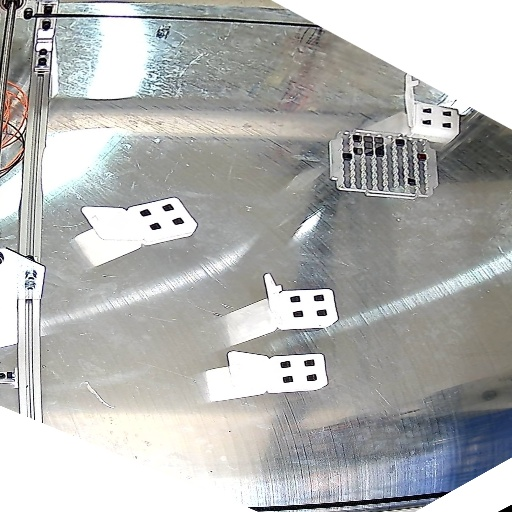
#> input picture src/machine_learning/ml_guess.jpg, 512 x 512 px
$ python -i ClamshellSlotExtraction.py   (imports and definitions only)
#> lines starting #> are read from the running program, lines starting #| are printed output that depends on the picture; after the words box and inside, x2 and y2 are one past the last pixel; in counts of white or black regions, pixels touching at a corner belong together
import cv2


def extract_slots(clamshell):
#> called with clamshell = 'ml_guess.jpg'
    img = cv2.imread(clamshell)
#> img is the input picture: shape (512, 512, 3); mean B, G, R 177.7, 179.1, 178.2
    gray = cv2.cvtColor(img, cv2.COLOR_BGR2GRAY)
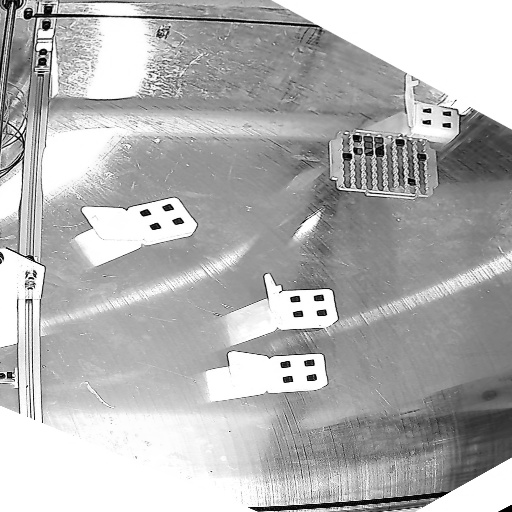
#> gray: shape (512, 512); min 0, max 255, mean 178.7
    blur = cv2.GaussianBlur(gray, (5, 5), 0)
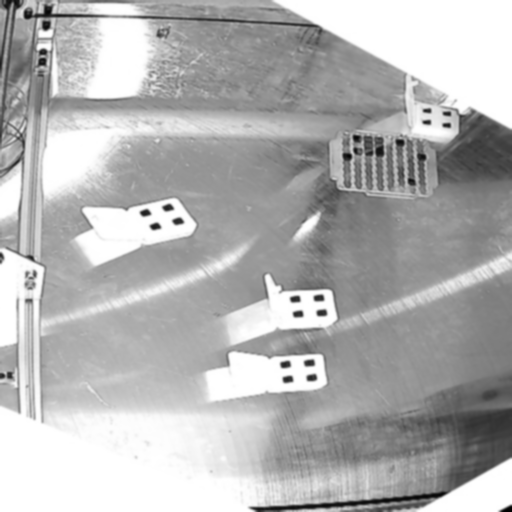
#> blur: shape (512, 512); min 0, max 255, mean 178.7
    thresh = cv2.adaptiveThreshold(blur, 255, 1, 1, 11, 2)
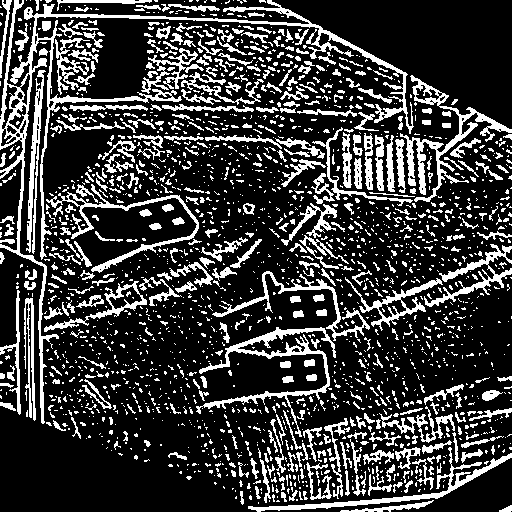
#> thresh: shape (512, 512); 22.9% white; 2069 white regions (1649 under 20 px), largest, box (x1, y1, x2, y2) and area: (0, 0, 414, 424) 7079, (400, 75, 512, 202) 2292, (196, 327, 336, 437) 2116
    cv2.imshow("threshed", thresh)

>>> result = extract_slots('ml_guess.jpg')
